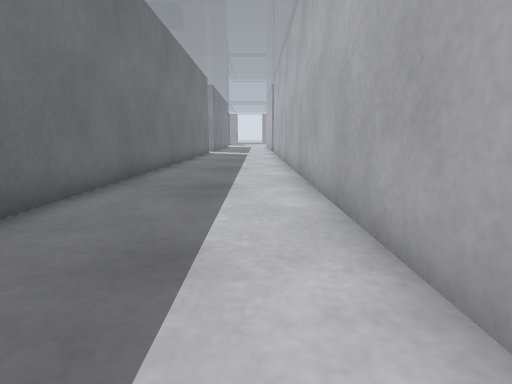
view 1 (above)

18 first-person views from a walk through a Gazebo world. The camera is 0.5 m above the floor, tilts 10° down and sees 80° across. The lines on the ground mark 1 m squares. The floor is counted in squares, 0.5 m on a side. Each view is taken from the middle of a square. On the plan, view 1 faces up. The plan holds only what a view shows up to about 12 squares ahead; the rest is blank. The place goes on beyond the plan.

view 2
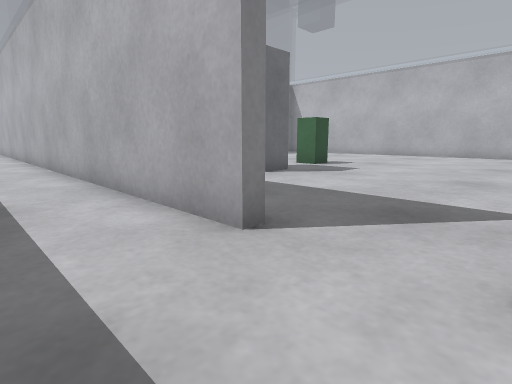

view 3
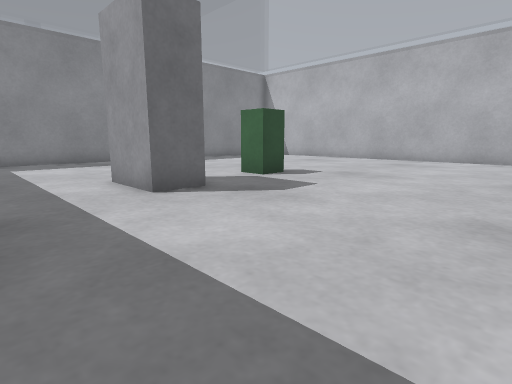

view 4
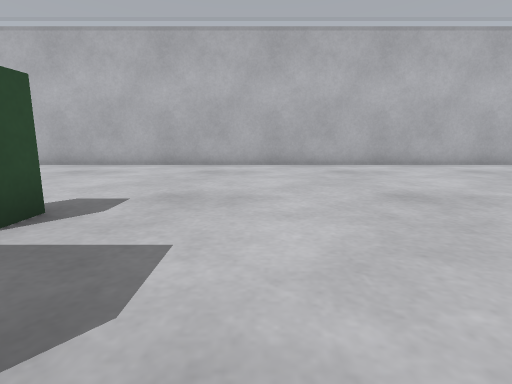

view 5
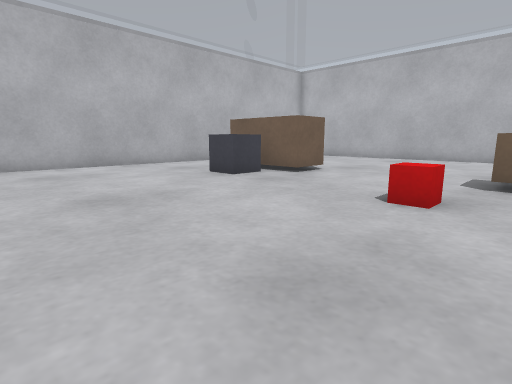

view 6
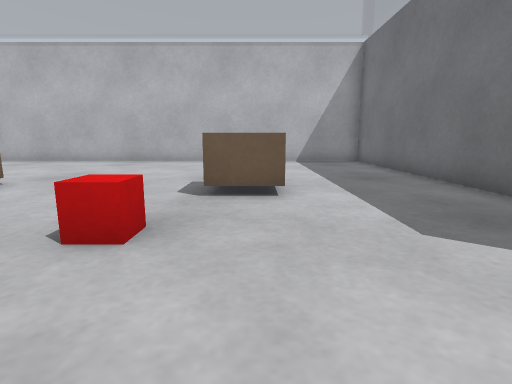

view 7
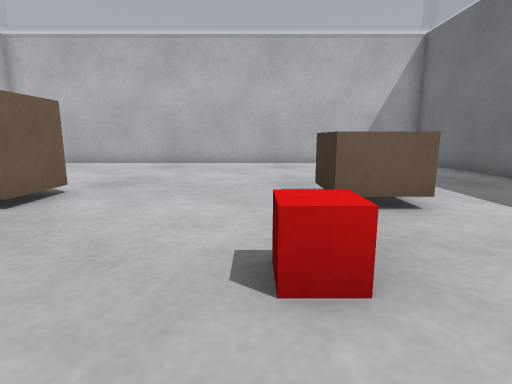

view 8
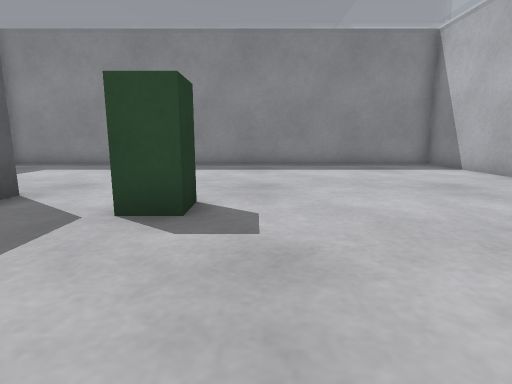

view 9
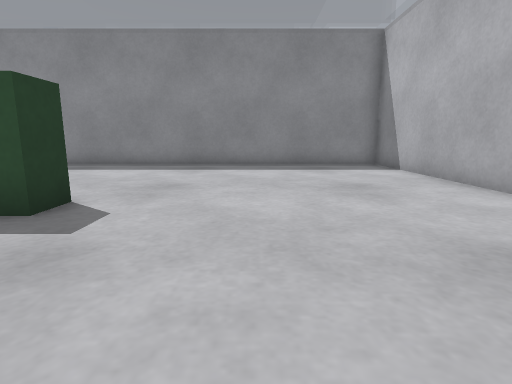

view 10
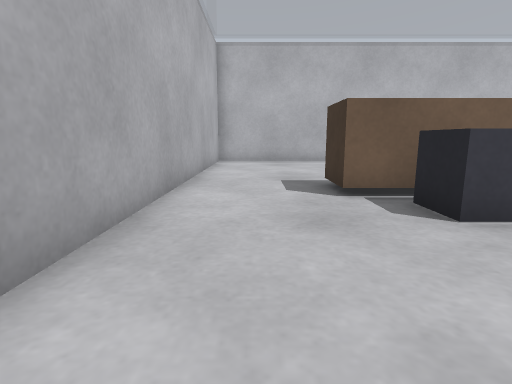

view 11
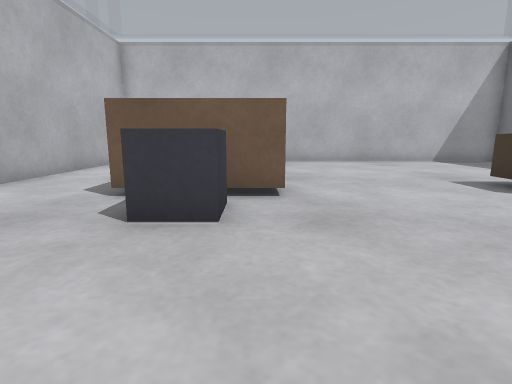

view 12
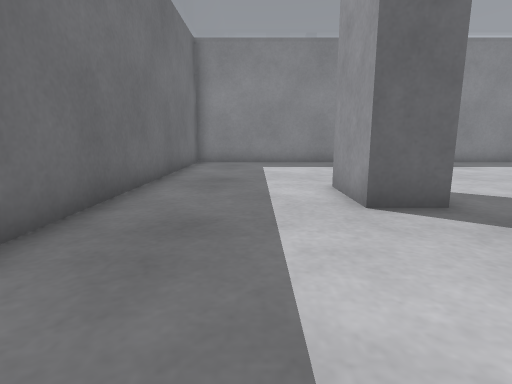

view 13
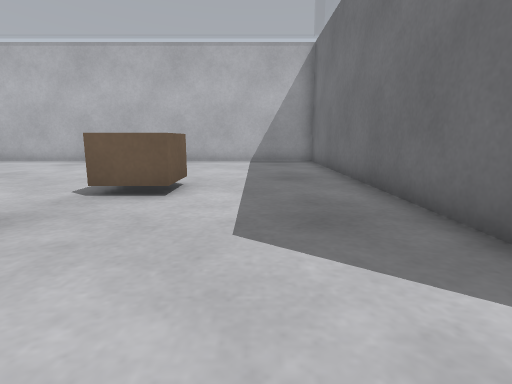

view 14
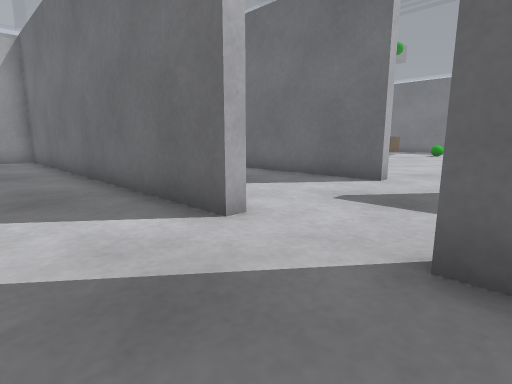

view 15
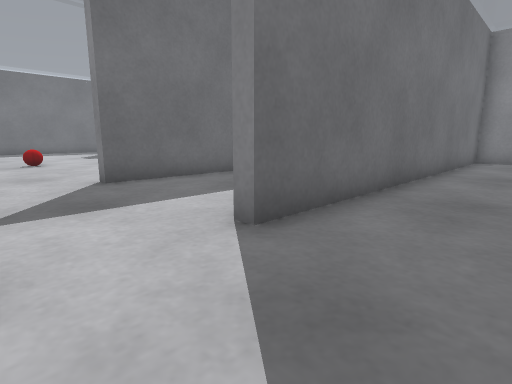

view 16
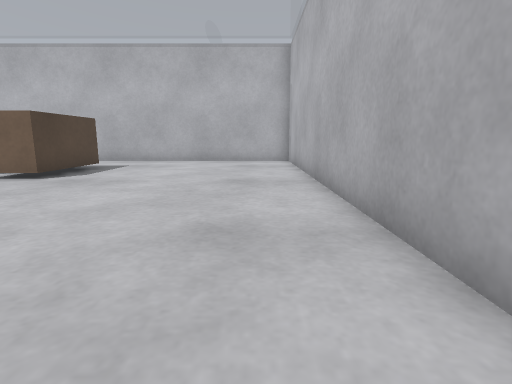

view 17
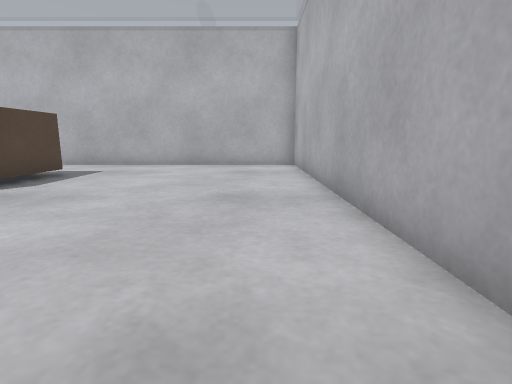

view 18
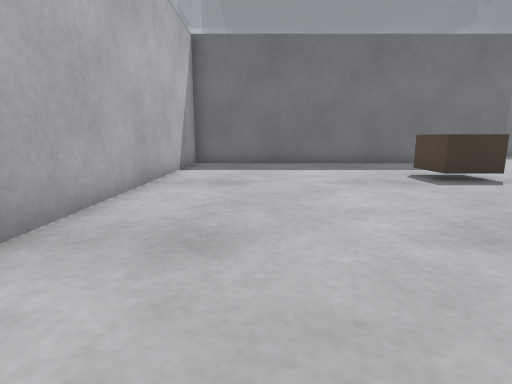

### Floor plan
Points are (right, up) in squares from view 1. A wall is a line through its corners. A room is listed if a view was taken in it or the views show most of it. See-through windows are left out.
Room 1 (views 1, 2)
walls: (1.6, -4.6) (1.2, -4.6) (1.2, 11.5); (1.1, -7) (1.6, -7); (-3.2, -0.8) (-3.2, -4.6) (-3.6, -4.6); (-3.6, -7) (-3.2, -7) (-3.2, -11.8); (-3.2, 11.5) (-3.2, 3.6)
ways out: opening at (1.5, -5.5) to room 2; opening at (-3.5, -5.5)
Room 2 (views 3, 4, 5, 6, 7, 8, 9, 10, 11, 12, 13, 14, 15, 16, 17, 18)
walls: (1.6, -7) (1.6, -19.5) (17.6, -19.5) (17.6, 7.9) (1.6, 7.9) (1.6, -4.6)
ways out: opening at (1.5, -5.5) to room 1
objects: brown box (6, -13) to (7, -11); grey box (6, -1) to (7, 1); red box (7, -9) to (8, -9); green box (9, 0) to (10, 1); brown box (12, -13) to (14, -11); grey box (12, -11) to (14, -10)

Positions as (right, up) in squares from view 1, and headings:
1: (0, 0), facing up
2: (-1, -7), facing up-right
3: (3, -6), facing up-right
4: (6, -3), facing right
5: (6, -4), facing down-right
6: (6, -6), facing down
7: (8, -7), facing down
8: (11, -4), facing up
9: (13, -4), facing up
10: (16, -6), facing down
11: (12, -6), facing down
12: (4, -5), facing up
13: (4, -6), facing down
14: (4, -4), facing down-left
15: (4, -7), facing up-left
16: (4, -18), facing right
17: (6, -18), facing right
18: (14, -17), facing left
